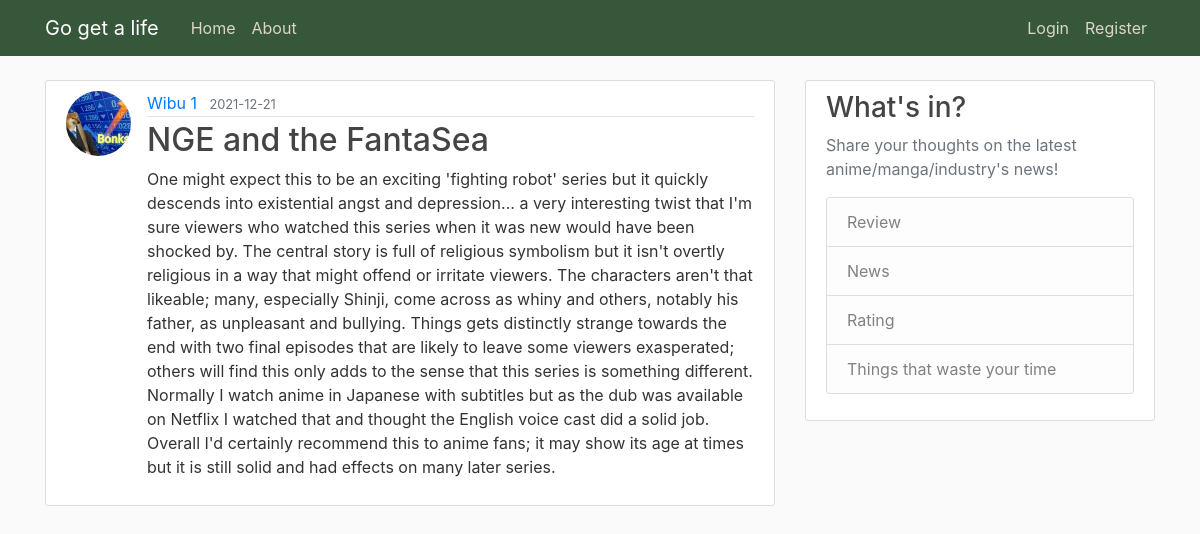
/post/1, run on the app's committed database.
### flask_webapp/models.py (models this page shows, shortened)
class User(db.Model, UserMixin):
    id = db.Column(db.Integer, primary_key=True)
    username = db.Column(db.String(20), unique=True, nullable=False)
    email = db.Column(db.String(120), unique=True, nullable=False)
    image_file = db.Column(db.String(20), nullable=False, default='default.jpg')
    password = db.Column(db.String(60), nullable=False)
    posts = db.relationship('Post', backref='author', lazy=True)

class Post(db.Model):
    id = db.Column(db.Integer, primary_key=True)
    title = db.Column(db.String(100), nullable=False)
    date_posted = db.Column(db.DateTime, nullable=False, default=datetime.utcnow)
    content = db.Column(db.Text, nullable=False)
    user_id = db.Column(db.Integer, db.ForeignKey('user.id'), nullable=False)

### flask_webapp/routes.py (the view)
@app.route("/post/<int:post_id>")
def post(post_id):
    post = Post.query.get_or_404(post_id)
    return render_template('post.html', title=post.title, post=post)

### flask_webapp/templates/post.html (shortened to what this page needs)
{% extends "layout.html" %}
{% block content %}
    <article class="media content-section">
        <img class="rounded-circle article-img" src="{{ url_for('static', filename='profile_pics/' + post.author.image_file) }}">
        <div class="media-body">
            <div class="article-metadata">
                <a class="mr-2" href="{{ url_for('user_posts', username=post.author.username) }}">{{ post.author.username }}</a>
                <small class="text-muted">{{ post.date_posted.strftime('%Y-%m-%d') }}</small>
            </div>
            <h2 class="article-title">{{ post.title }}</h2>
            <p class="article-content">{{ post.content }}</p>
        </div>
    </article>
{% endblock content %}

### flask_webapp/static/main.css (style rules this page uses)
body { background: #fafafa; color: #333333; margin-top: 5rem; }
h1, h2, h3, h4, h5, h6 { color: #444444; }
.content-section { background: #ffffff; padding: 10px 20px; border: 1px solid #dddddd; border-radius: 3px; margin-bottom: 20px; }
.article-title { color: #444444; }
.article-content { white-space: pre-line; }
.article-img { height: 65px; width: 65px; margin-right: 16px; }
.article-metadata { padding-bottom: 1px; margin-bottom: 4px; border-bottom: 1px solid #e3e3e3 }

### data on the page
User: image_file (picture), author.username "Wibu 1"
Post: date_posted "2021-12-21", title "NGE and the FantaSea", content "One might expect this to be an exciting 'fighting robot' series but it quickly descends into existential angst and depression... a very interesting twist that I'm sure viewers who watched this series when it was new would have been shocked by. The central story is full of religious symbolism but it isn't overtly religious in a way that might offend or irritate viewers. The characters aren't that likeable; many, especially Shinji, come across as whiny and others, notably his father, as unpleasant and bullying. Things gets distinctly strange towards the end with two final episodes that are likely to leave some viewers exasperated; others will find this only adds to the sense that this series…"
